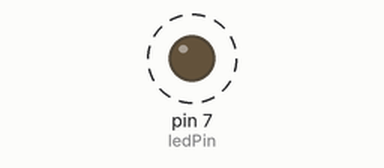
Simulated run of this sketch. Board: Arduino Uno, built with avr-gcc and run on an emulated ATmega328P. Parts: output pins drawn as LEDs (lit = HIGH). Dashed ring = blinking.

Above: at 0.5 s.
Timing chart, 0 to 4.6 s (numbered marks = the images above):
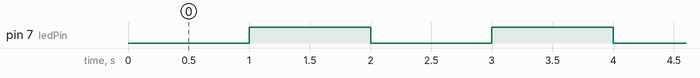

The sketch:

polling.ino
```cpp
#include <SimpleTimer.h>

SimpleTimer timer;
boolean currentLEDState;
int ledPin = 7;

void setup()
{
  currentLEDState = false;
  pinMode(ledPin, OUTPUT);
  timer.setInterval(1000, blink);
}

void loop()
{
  timer.run();
}

void blink()
{
  if (!currentLEDState) {
    digitalWrite(ledPin, HIGH);
    currentLEDState = true;
  } else {
    digitalWrite(ledPin, LOW);
        currentLEDState = false;
  }
}
```

Measured:
- by itself, pin 7 (ledPin): alternates HIGH for 1.0 s and LOW for 1.0 s
